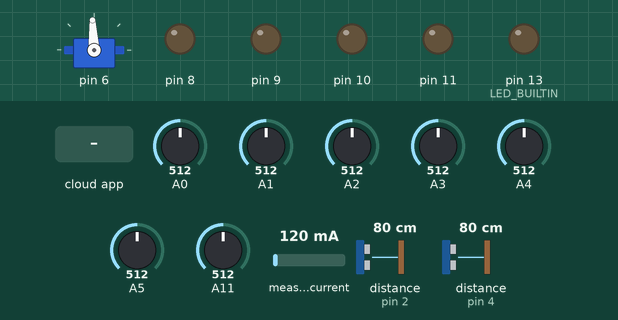
This sketch was run on a simulated Arduino Mega 2560, built with avr-gcc and run on an emulated ATmega2560. On the bench: servo, output pins drawn as LEDs (lit = HIGH). Wiring (inferred from the names in the program): 2 × ultrasonic range finder: trigger pin 3, echo pin 2 / trigger pin 5, echo pin 4. Dashed ring = blinking. Inputs (shaded band) come from the test bench; at power-on: measured current 120 mA, A0 = 512, A1 = 512, A2 = 512, A3 = 512, A4 = 512, A5 = 512, A11 = 512, distance to the obstacle (sensors on pin 2, pin 4) 80 cm. The ROS host is connected and sends only what is stated; pins used as bus, display or sensor lines are not drawn.

Above: at 1.2 s.
1.3 s: the phone or cloud app sets servo to 0
At 2.06 s:
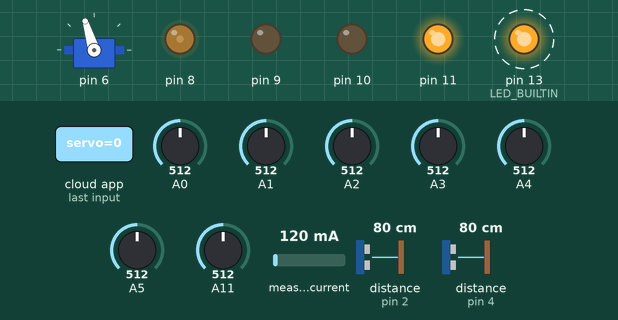
At 2.66 s:
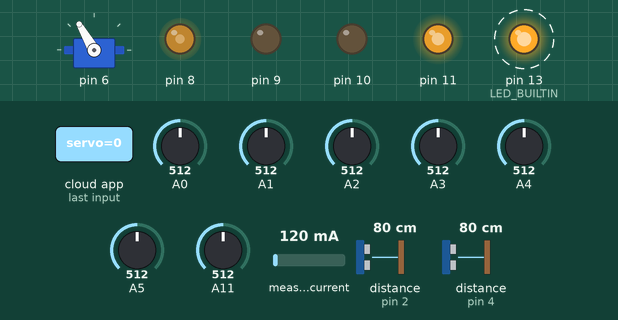
4.3 s: the phone or cloud app sets motors to 0
7.3 s: the phone or cloud app sets motors to 1
At 9.4 s:
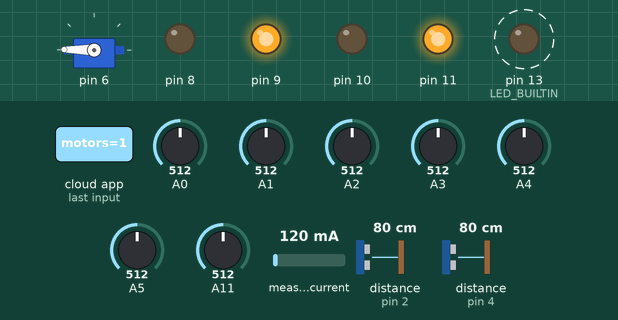
10.3 s: the phone or cloud app sets servo to 1
13.3 s: the phone or cloud app sets servo to 0
At 14.11 s:
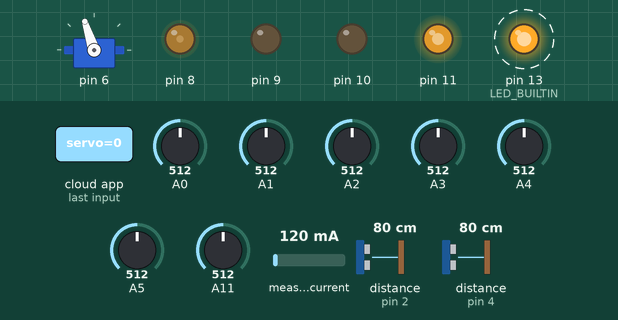
16.3 s: measured current set to 40 mA
Timing chart, 0 to 20.3 s (numbered marks = the images above; inputs shaded):
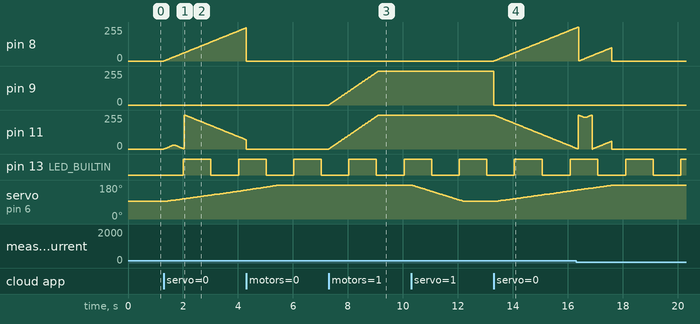

The sketch:

VIMEE2_REV2.ino
```cpp
/* VIMEE V2
// Communication based on ros bridge
// to start communication, type in command "rosrun rosserial_python serial_node.py /dev/ttyACM0"


todo:
setup actual watchdog
pseudo multithread?
|-> finish async Rx I2C


*/


#include "Mot_Ctrl.h"
#include <ros.h>
#include <std_msgs/Int8.h>
#include <std_msgs/Bool.h> // for some reason it has to be here

//#define DEBUG_PERF

/* param type, I2C address, pin1, pin2, curent_lim */
Motor Mot_A('A', 0x41, 11, 10, 80.0);               // front motor
Motor Mot_B('B', 0x40, 9, 8, 80.0);                // back motor

// ROS Motors
std_msgs::Int8 motors_msg;
void motorsCallback( const std_msgs::Int8& toggle_msg){
  switch(toggle_msg.data) {
    case stop_motor :
      Mot_A.stop();
      Mot_B.stop();
      dvr_sleep();
//      Serial.println("stopping motors");
		break;
    case fwd_vol :
      digitalWrite(DRV_Sleep,HIGH);     // enable DRV
//      Roll_dir_state = fwd;
      Roll(fwd_vol);
//      Serial.println("calling roll fwd");
		break;
    case fwd_cur:
      digitalWrite(DRV_Sleep,HIGH);     // enable DRV
      Roll(fwd_cur);
    break;
    case rev_vol :
      digitalWrite(DRV_Sleep,HIGH);     // enable DRV
//      Roll_dir_state = rev;
      Roll(rev_vol);
//      Serial.println("calling roll rev");
      break;
    case rev_cur:
      digitalWrite(DRV_Sleep,HIGH);     // enable DRV
      Roll(rev_cur);
    break;
  }

}

ros::Subscriber<std_msgs::Int8> motors("motors", &motorsCallback );


void setup(void)
{
  #ifdef DEBUG_MOT
    Serial.begin(115200);
    while (!Serial) {
        delay(1);                             // will pause until serial console opens
    }
  #endif

// Enable internal pullups for twi. Necessary for non-MegaX28 brds as I2C/Wire library doesn't support
// Mega2560
  #if defined(__AVR_ATmega2560__)
      pinMode(SDA, INPUT);
      pinMode(SCL, INPUT);
      digitalWrite(SDA, 1);
      digitalWrite(SCL, 1);
//      Serial.println("I'm a mega with I2C pins: ");
//      Serial.println(SDA);    //20
//      Serial.println(SCL);    //21
  #endif

// Due
  #if defined(__SAM3X8E__)
    pinMode(SDA, INPUT);
    pinMode(SCL, INPUT);
    digitalWrite(SDA, 1);
    digitalWrite(SCL, 1);
//    Serial.println("I'm a due with I2C pins: ");
//    Serial.println(SDA);    //IDK  checkme
//    Serial.println(SCL);    //IDK  checkme
  #endif

  ROS_setup();
  sensors_setup();

  Mot_A.setup();
  Mot_B.setup();
  Mot_A.stop();
  Mot_B.stop();

  // for watchdog LED
  pinMode(LED_BUILTIN, OUTPUT);

}

// Communication
byte incomingByte;

// Maintenance and Performance
unsigned long last_time = 0;
bool Watchdog_LED_state = LOW;
unsigned long loop_time;    // for measuring loop rate

void loop(void)
{
// Watchdog Blinker (to detect system crash [happens often])
  if ( millis() > last_time + 1000){
    last_time = millis();
    digitalWrite(LED_BUILTIN, Watchdog_LED_state);
    Watchdog_LED_state=!Watchdog_LED_state;
  }

  sensors_loop();
  Mot_B.ctrl_loop();
  Mot_A.ctrl_loop();
  servoloop();

  // measure loop rate for Arduino performance testing
  #ifdef DEBUG_PERF
    Serial.println(micros() - loop_time);                        // to check actual delay
    loop_time = micros();
  #endif

  #ifdef DEBUG_MOT

  // debug plot
    #ifdef DEBUG_PLOT_B
      if (!debug_called){
        Roll(fwd);
        Mot_B.debug_enable = true;
        debug_called = true;
      }
    #endif
    #ifdef DEBUG_PLOT_A
      if (!debug_called){
        Roll(rev);
        Mot_A.debug_enable = true;
        debug_called = true;
      }
    #endif

    if (Mot_A.debug_enable == true)
  	  Mot_A.debug();         // for printing drive PWM, I [mA] filtered I
    else if (Mot_B.debug_enable == true)
  	Mot_B.debug();

  // serial commands for motor control
  if (Serial.available() > 0) {
    incomingByte = Serial.read();
    Serial.print(incomingByte-48, DEC);
	  Serial.print(' ');

    switch(incomingByte-48) {
      case 0 :                         // 48 = ascii for '0'
        Mot_A.stop();
        Mot_B.stop();
        dvr_sleep();
        Roll_dir_state = 0;
        Serial.println("stopping motors");
		break;
      case 1 :
        digitalWrite(DRV_Sleep,HIGH);     // enable DRV
        Roll_dir_state = fwd;
        Roll(fwd);
        Serial.println("calling roll fwd");
		break;
      case 2 :
        digitalWrite(DRV_Sleep,HIGH);     // enable DRV
        Roll_dir_state = rev;
        Roll(rev);
        Serial.println("calling roll rev");
		break;
	case 3:
		  Mot_B.debug_enable = true;
		  Mot_A.debug_enable = false;
		  Serial.println("enabled debug mot B");
		  break;
	  case 4:
		  Mot_A.debug_enable = true;
		  Mot_B.debug_enable = false;
		  Serial.println("enabled debug mot A");
		  break;
	  case 5:
		  Mot_B.debug_enable = false;
		  Mot_A.debug_enable = false;
		  Serial.println("disable debug");
		  break;
    case 6:
      Mot_A.ina_.scanBus();
      Serial.println("Scan I2C bus for devices complete");
      break;
    }

  }

  #endif

}

void Roll(int8_t dir){
  if (dir == fwd_vol ){
    Mot_A.drive(Default_speed, Mot_Polarity*fwd, speed_ctrl);
//    Mot_B.drive(Default_speed, Mot_Polarity*dir, trque_ctrl);
    Mot_B.drive(Default_speed, Mot_Polarity*fwd, speed_ctrl);
  }
  else if (dir == fwd_cur ){
    Mot_A.drive(Default_speed, Mot_Polarity*fwd, speed_ctrl);
    Mot_B.drive(Default_speed, Mot_Polarity*fwd, trque_ctrl);
  }
  else if (dir == rev_vol){
//    Mot_A.drive(Default_speed, Mot_Polarity*dir, trque_ctrl);
    Mot_A.drive(Default_speed, Mot_Polarity*rev, speed_ctrl);
    Mot_B.drive(Default_speed, Mot_Polarity*rev, speed_ctrl);
  }
  else if (dir == rev_cur ){
    Mot_A.drive(Default_speed, Mot_Polarity*rev, trque_ctrl);
    Mot_B.drive(Default_speed, Mot_Polarity*rev, speed_ctrl);
  }
}

void RollIn(){
    Mot_A.drive(Default_speed, Mot_Polarity*fwd, trque_ctrl);
    Mot_B.drive(Default_speed, Mot_Polarity*rev, trque_ctrl);
}
```

I2C.h
```cpp
// (licence header left out)
#if(ARDUINO >= 100)
#include <Arduino.h>
#else
#include <WProgram.h>
#endif

#include <inttypes.h>

#ifndef I2C_h
#define I2C_h


#define START           0x08
#define REPEATED_START  0x10
#define MT_SLA_ACK	0x18
#define MT_SLA_NACK	0x20
#define MT_DATA_ACK     0x28
#define MT_DATA_NACK    0x30
#define MR_SLA_ACK	0x40
#define MR_SLA_NACK	0x48
#define MR_DATA_ACK     0x50
#define MR_DATA_NACK    0x58
#define LOST_ARBTRTN    0x38
#define TWI_STATUS      (TWSR & 0xF8)
#define SLA_W(address)  (address << 1)
#define SLA_R(address)  ((address << 1) + 0x01)
#define cbi(sfr, bit)   (_SFR_BYTE(sfr) &= ~_BV(bit))
#define sbi(sfr, bit)   (_SFR_BYTE(sfr) |= _BV(bit))

#define MAX_BUFFER_SIZE 32


class I2C
{
  public:
    I2C();
    void begin();
    void end();
    void timeOut(uint16_t);
    void setSpeed(uint8_t);
    void pullup(uint8_t);
    void scan();
    uint8_t available();
    uint8_t receive();
    uint8_t write(uint8_t, uint8_t);
    uint8_t write(int, int);
    uint8_t write(uint8_t, uint8_t, uint8_t);
    uint8_t write(int, int, int);
    uint8_t write(uint8_t, uint8_t, char*);
    uint8_t write(uint8_t, uint8_t, uint8_t*, uint8_t);
    uint8_t read(uint8_t, uint8_t);
    uint8_t read(int, int);
    uint8_t read(uint8_t, uint8_t, uint8_t);
    uint8_t read(int, int, int);
    uint8_t read(uint8_t, uint8_t, uint8_t*);
    uint8_t read(uint8_t, uint8_t, uint8_t, uint8_t*);


  private:
    uint8_t start();
    uint8_t sendAddress(uint8_t);
    uint8_t sendByte(uint8_t);
    uint8_t receiveByte(uint8_t);
    uint8_t stop();
    void lockUp();
    uint8_t returnStatus;
    uint8_t nack;
    uint8_t data[MAX_BUFFER_SIZE];
    static uint8_t bytesAvailable;
    static uint8_t bufferIndex;
    static uint8_t totalBytes;
    static uint16_t timeOutDelay;

};

extern I2C I2c;

#endif
```

LP_Filter.h
```cpp
//Low pass butterworth filter order=1
//ref: http://www.schwietering.com/jayduino/filtuino/

#ifndef LP_FILTER_H
#define LP_FILTER_H

/*
 * cutoff 2.5hz, samplerate 500hz
 */
class  LP_filter
{
  public:
    LP_filter()
    {
      v[0]=0.0;
    }
  private:
    float v[2];
  public:
    float filt(float x) //class II
    {
      v[0] = v[1];
      v[1] = (1.546629140310340489e-2 * x)
         + (0.96906741719379319022 * v[0]);
      return
         (v[0] + v[1]);
    }
};

#endif
```

Mot_Ctrl.h
```cpp
//******** Header Only Class for control with DRV8833 Duel Motor Driver and INA219 Current Sense x2 ***********//
/*
 * Current limiting attempts to keeps current below defined limit, resulting in Iave slightly below limit.
 * PWM ramp rate limited
 *  TODO: Saftey current limit motors in any mode to 300mA
 */
#ifndef MOT_CTRL_H
#define MOT_CTRL_H

//#define DEBUG_MOT
// ONLY DEFINE THESE IF WANT TO USE ARDUINO SERIAL PLOTTER
// #define DEBUG_PLOT_A
//#define DEBUG_PLOT_B
bool debug_called = false;

#include "INA219.h"		// includes i2c library
#include "LP_Filter.h"

#define Default_speed 255
#define Default_curr_lim 60.0                   // BEST @ ~60mA, tested on 25mm geared motors
#define Mot_Polarity 1

enum{
  fwd=1,
  rev=-1,
};

enum{
  stop_motor = 0,
  fwd_vol=1,
  fwd_cur=2,
  rev_vol=3,
  rev_cur=4,
};

enum{
  speed_ctrl=false,
  trque_ctrl=true,
};

const int DRV_Sleep = 7;

class  Motor
{
  private:
	  const int Mot_Sleep = 7;
	  // drive vars
	  int pin1;
	  int pin2;

    byte PWM_Drive_slew = 3;
    byte slew_freq = 50;      // hz, 50hz = 20ms
    unsigned long last_slew_time;
    byte desired_speed;

    // current limit vars
    const int Samp_Freq = 500;
    LP_filter filter;
    unsigned long last_CL_time;

    //debuf vars
    byte debug_rate = 10;            //hz
    unsigned long last_debug_time;

  public:
	  char type;
    bool debug_enable;

    // FLAGS //todo convert all flags to single byte
    bool drive_fwd = false;
    bool drive_rev = false;
    bool limit_curr = false;            // state


    // current limiting vars
    Adafruit_INA219 ina_;

    float current_limit;
    float CL_LB;             // current limit lower bound
    byte last_PWM = 0;
    byte PWM__Curr_slew = 1;              // max PWM inc/dec change
    int8_t direct = 0;              // roll direction

	  Motor(char type_, uint8_t addr, const int pin1_, const int pin2_, float current_lim_ = Default_curr_lim)
	  {
  		type=type_;
  		pin1=pin1_;
  		pin2=pin2_;
      current_limit = current_lim_;
      CL_LB = current_limit*0.85;             // current limit lower bound


  		ina_.setAddr(addr);                   //setup INA219 current sensor I2C address, Note: Adafruit_INA219.h is modified to do this
	  }

	  void setup(){
  		// Initialize the INA219 current sensor and set calibration for 0.?mA resolution and 400mA, 16V maximum
  		ina_.begin();
  		ina_.setCalibration_16V_400mA_11bit();
  //    ina_.setCalibration_16V_400mA();


  		pinMode(pin1, OUTPUT);
  		pinMode(pin2, OUTPUT);
  		pinMode(Mot_Sleep, OUTPUT);
	  }

	  void drive(byte speed, int8_t dir, bool limit_current){
  		speed = (byte)constrain(speed, 0, 255);
      if (direct == 0) desired_speed = speed;      // set desired speed upon first call to drive

  		if (dir == fwd){
                  analogWrite(pin1, speed);
                  analogWrite(pin2,0);
  		}
  		else if (dir == rev){
                  analogWrite(pin2, speed);
                  analogWrite(pin1,0);
  		}

//  		last_PWM = speed;
  		direct = dir;
  		limit_curr = limit_current;
	  }

    void ctrl_loop(){
      if ( !limit_curr && direct!=0){
        slew_drive();
      } else if (limit_curr){
        curr_limit();
      }
    }


	  void stop(){
  		analogWrite(pin1, 0);
  		analogWrite(pin2,0);

      desired_speed = 0;
  		last_PWM = 0;
  		direct = 0;
  		limit_curr = false;
	  }

	  /**
	   * @param mot_ 1 specifies motor A, 2 specifies motor B
	   *
	   * @returns current in mA otherwise 2^10 if error
	   * (any use in detecting open circuit? disabled for now... only valid on non-current limited motor)
	   */
	  float Get_Current(){
	//    float shmV = ina_.getShuntVoltage_mV();
	//    if (shmV > 0.3 || shmV < -0.3 ){
	//      return filter.filt(ina_.getCurrent_mA());
	//    }
	//    else
	//      return 1024;

		  return filter.filt(ina_.getCurrent_mA());
	  }

	/**
	 * @brief limits current within a range defined by current limit and current limit lower bound
	 *
	 */
	  void curr_limit(){

		if ( micros() > last_CL_time + int(1.0/(float)Samp_Freq*1000000)){
  //      Serial.println(micros() - last_CL_time);                                   // check actual delay, if meeting freq
  		  last_CL_time = micros();
  		  float curr = Get_Current(); // note: curr is signed, when reverse, current flows '-'... ect.
  	      //Serial.println(direct*curr);

        if ( direct*curr > current_limit && curr != 1024.0){
          last_PWM -= PWM__Curr_slew;
          drive(last_PWM, direct, limit_curr);
        } else if( direct*curr <  CL_LB ){
          last_PWM += PWM__Curr_slew;
          drive(last_PWM, direct, limit_curr);
        } else {
        // inside current range, maintain PWM by doing nothing
        }

  		}

	  }

  /**
   * @brief limits PWM ramp rate for inrush current minimizing, and jerkiness reduction
   *
   */
    void slew_drive(){
      if ( millis() > last_slew_time + int(1.0/(float)slew_freq*1000)){
        //      Serial.println(millis() - last_slew_time);                                   // check actual delay, if meeting freq
        last_slew_time = millis();

        if (last_PWM <= desired_speed - PWM_Drive_slew || last_PWM >= PWM_Drive_slew){
          last_PWM = (byte)constrain(desired_speed, last_PWM - PWM_Drive_slew, last_PWM + PWM_Drive_slew);
        } else if ( last_PWM > desired_speed - PWM_Drive_slew){
          last_PWM = desired_speed;
        } else {
          last_PWM = 0;
        }
        drive(last_PWM, direct, limit_curr);
      }
    }


	  void debug(){
		if ( millis() > last_debug_time + int(1.0/(float)debug_rate*1000)){
		  last_debug_time = millis();
		  float shuntvoltage = 0;
		  float busvoltage = 0;
		  float current_mA = 0;
		  float loadvoltage = 0;
		  float power_mW = 0;


    // every get is demanding, comment if not needed
//		  shuntvoltage = ina_.getShuntVoltage_mV();
//		  busvoltage = ina_.getBusVoltage_V();
		  current_mA = ina_.getCurrent_mA();


//		  power_mW = ina_.getPower_mW();
//		  loadvoltage = busvoltage + (shuntvoltage / 1000);


	//      Serial.print(busvoltage);
	//      Serial.print(" ");
	//      Serial.print(shuntvoltage);
	//      Serial.print(" ");
	//      Serial.print(loadvoltage);
	//      Serial.print(" ");
	//      Serial.println(current_mA);
	//      Serial.print(" ");
	//      Serial.println(power_mW);

		  // comparing raw current vs processed current
	//      Serial.print(shuntvoltage);
	//      Serial.print(" ");
		  Serial.print(last_PWM);
		  Serial.print(" ");
      Serial.print(current_mA);
      Serial.print(" ");
		  Serial.println(Get_Current());


	  //    delay(int(1.0/(float)Samp_Freq*1000));
		//  Serial.print("Bus Voltage:   "); Serial.print(busvoltage); Serial.println(" V");
		//  Serial.print("Shunt Voltage: "); Serial.print(shuntvoltage); Serial.println(" mV");
		//  Serial.print("Load Voltage:  "); Serial.print(loadvoltage); Serial.println(" V");
		//  Serial.print("Current:       "); Serial.print(current_mA); Serial.println(" mA");
		//  Serial.print("Power:         "); Serial.print(power_mW); Serial.println(" mW");
		//  Serial.println("");
		//  delay(2000);

		}
	  }

};


void dvr_sleep(){
  digitalWrite(DRV_Sleep,LOW);
}

#endif
```

ROS.ino
```cpp
// Communication based on ros bridge
// to start communication, type in command "rosrun rosserial_python serial_node.py /dev/ttyACM0"

#include <ros.h>
#include <std_msgs/Int64.h>
#include <std_msgs/Int16.h>
#include <std_msgs/Float32.h>


// ROS
ros::NodeHandle nh;

std_msgs::Float32 acc1_msg;
std_msgs::Float32 acc2_msg;

ros::Publisher acc1("acc1", &acc1_msg); // swapped acc1 and acc2 to match the name on pcb
ros::Publisher acc2("acc2", &acc2_msg); // swapped acc1 and acc2 to match the name on pcb

std_msgs::Int64 us1_msg;
ros::Publisher us1("us1", &us1_msg);
std_msgs::Int64 us2_msg;
ros::Publisher us2("us2", &us2_msg);
std_msgs::Int16 fsr1_msg;
ros::Publisher fsr1("fsr1", &fsr1_msg);
std_msgs::Int16 fsr2_msg;
ros::Publisher fsr2("fsr2", &fsr2_msg);
std_msgs::Int16 pot1_msg;
ros::Publisher pot1("pot1", &pot1_msg);

// Servo
std_msgs::Bool servo_msg;
void servoCallback( const std_msgs::Bool& toggle_msg) {
  if (toggle_msg.data){
//    openServo();/
    servo_setopenflag();
  }
  else{
//    closeServo();/
    servo_setcloseflag();
  }
}

ros::Subscriber<std_msgs::Bool> servo("servo", &servoCallback );


void ROS_setup() {

  // ros communication
  nh.getHardware()->setBaud(57600);
  nh.initNode();
  // outgoing nodes
  nh.advertise(acc1);
  nh.advertise(acc2);
  nh.advertise(us1);
  nh.advertise(us2);
  nh.advertise(fsr1);
  nh.advertise(fsr2);
  nh.advertise(pot1);
  // incoming node(s)
  nh.subscribe(servo);
  nh.subscribe(motors);

}
```

Source omitted: I2C.cpp (17250 bytes), sensors.ino (5842 bytes)

Measured:
- after the input at 1.3 s, pin 8: moves from 0/255 to 249/255 over 3.0 s, starting at once; servo on pin 6: moves from 93° to 153° over 2.9 s, starting after 0.05 s
- after the input at 7.3 s, pin 9, pin 11: moves from 0/255 to 255/255 over 1.8 s, starting at once
- after the input at 13.3 s, pin 8: moves from 0/255 to 247/255 over 3.0 s, starting at once; pin 9: 255/255 → 0/255 at once; pin 11: moves from 255/255 to 7/255 over 3.0 s, starting at once
- by itself, pin 13 (LED_BUILTIN): alternates HIGH for 1.0 s and LOW for 1.0 s
